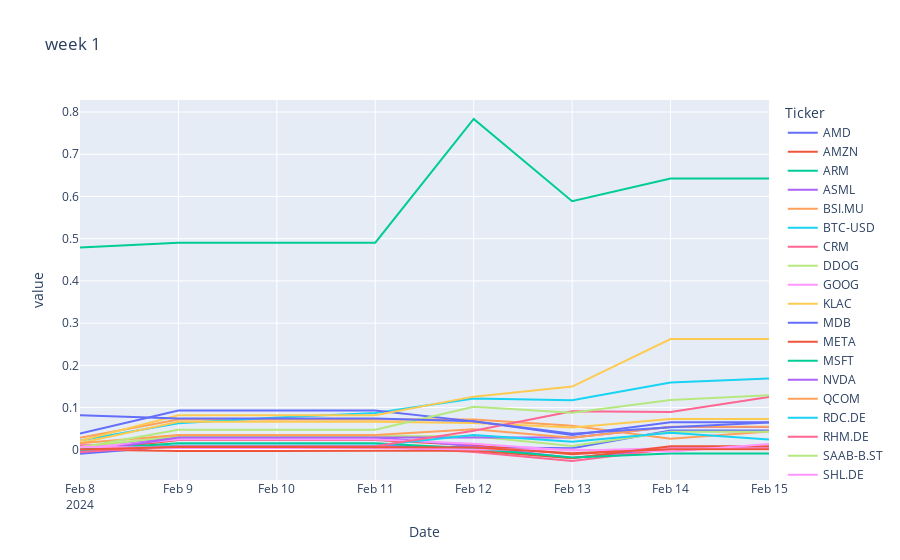
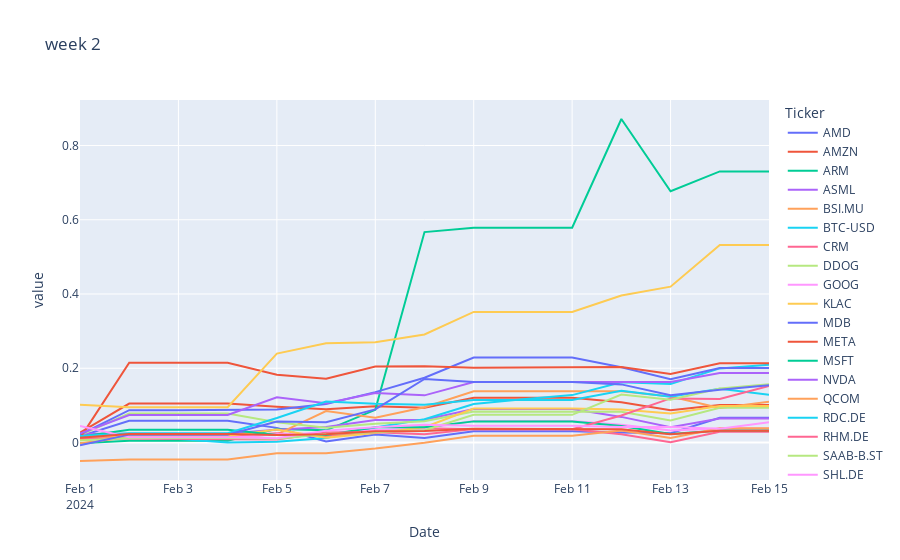
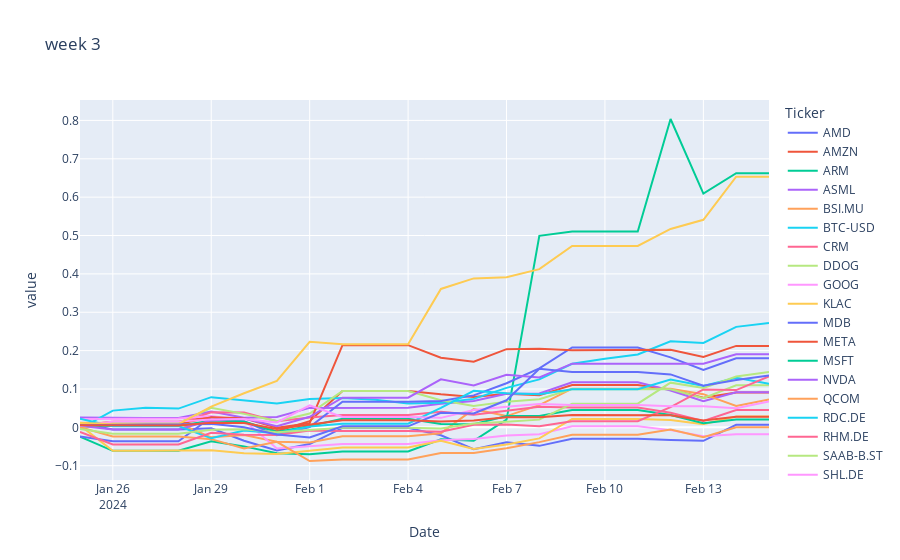
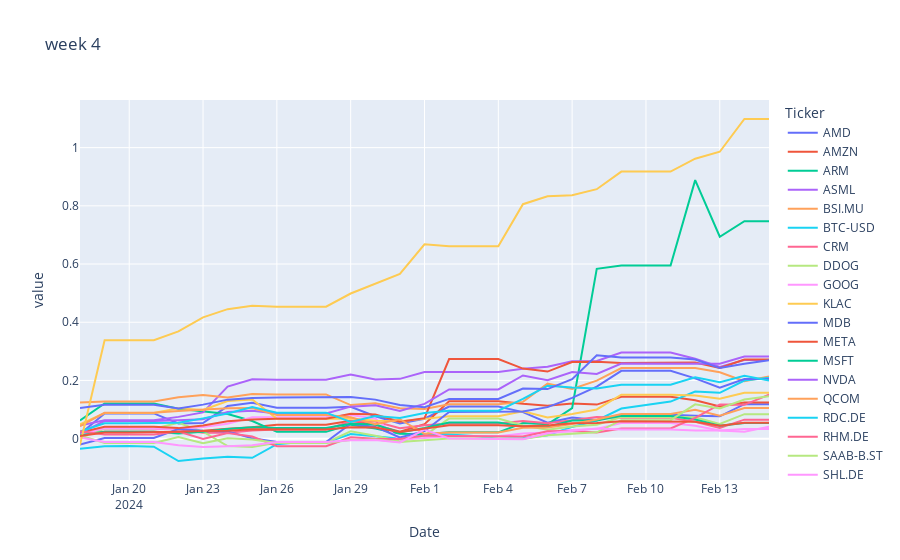

Notebook code for these charts, in order:
### Code cell
import plotly.graph_objects as go
import plotly.express as px
from datetime import datetime, timedelta

for i in range(1, 5):
    # Calculate the date i weeks ago
    three_months_ago = datetime.today() - timedelta(days=i*7)
    # Convert the date to a string in the desired format
    date_string = three_months_ago.strftime("%Y-%m-%d")
    tmp = df[df.index >= date_string].copy()

    for symbol in symbols:
        tmp["Cum Adj Daily Return", symbol] = tmp["Adj Daily Return", symbol].cumsum()

    # Create a scatter plot
    fig = px.line(tmp['Cum Adj Daily Return'], title=f"week {i}")
    # Show the plot
    fig.show()
